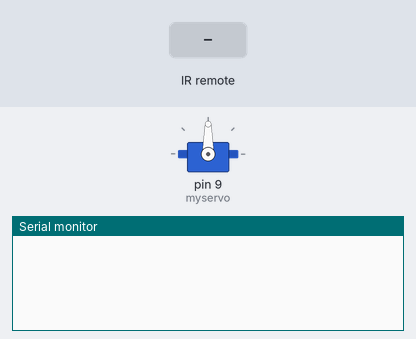
Bench run of a sketch on a simulated Arduino Uno, built with avr-gcc and run on an emulated ATmega328P. Shown: servo, the last lines printed to the serial monitor. The inputs (shaded band) are chosen by the test bench.

Above: at 1.2 s.
1.3 s: infrared code 0xFD02BF00 received
At 1.9 s:
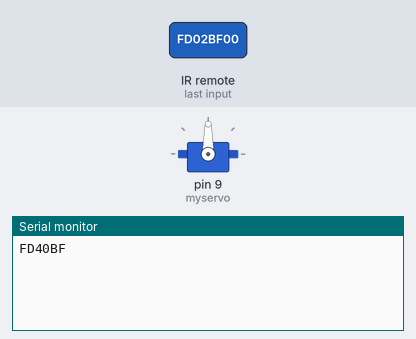
2.8 s: infrared code 0xF708BF00 received
At 4.2 s:
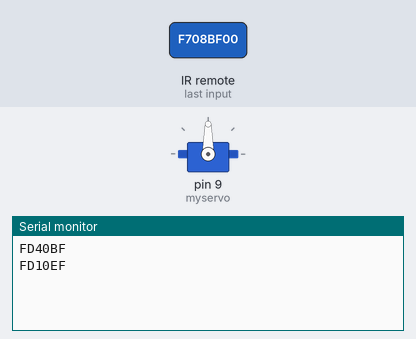

Measured:
- after the input at 1.3 s, the serial monitor: prints a new line at once (image 1)
- after the input at 2.8 s, the serial monitor: prints a new line at once (image 2)

The sketch:

Remote_Controlled_Face_emoji.ino
```cpp
#include <IRremote.hpp>
#include <Servo.h>

#define IR_PIN 5

Servo myservo;

void setup() {
  Serial.begin(9600);

  IrReceiver.begin(IR_PIN, ENABLE_LED_FEEDBACK);

  myservo.attach(9);
  myservo.write(90);   // start center position
}

void loop() {

  if (IrReceiver.decode()) {

    unsigned long value = IrReceiver.decodedIRData.decodedRawData;

    Serial.println(value, HEX);

    // ====== BUTTON 1 ======
    if (value == 0xFD02BF00) {   // replace with your HEX
      myservo.write(0);
    }
        // ====== BUTTON 7 ======
    if (value == 0xF708BF00) {   // replace with your HEX
      myservo.write(180);
     }
    IrReceiver.resume();
  }
}
```
